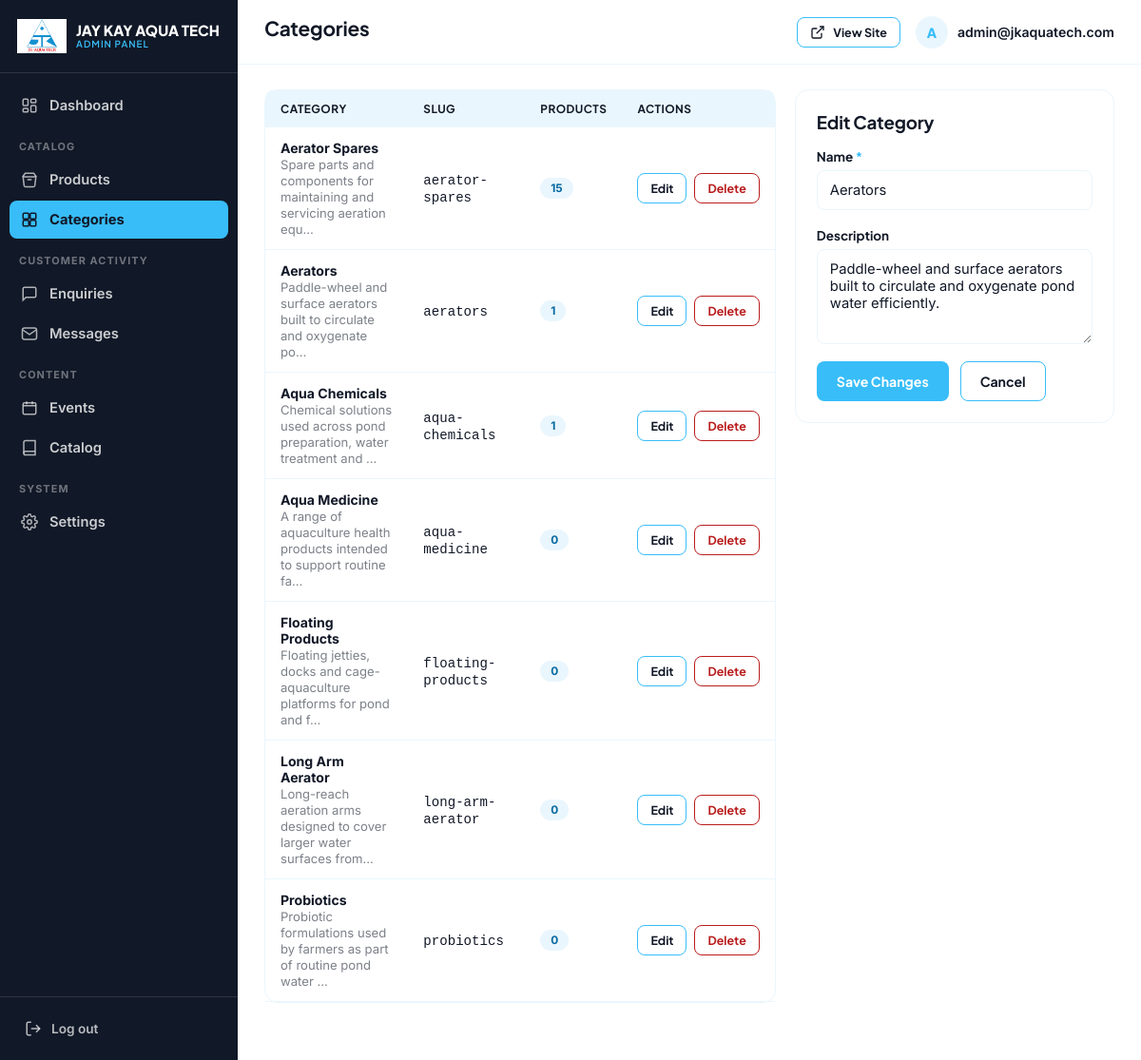
/admin/categories.php?edit=1 (signed in), run on the app's committed database.
### tables this page shows
CREATE TABLE IF NOT EXISTS `categories` (
  `id` INT UNSIGNED NOT NULL AUTO_INCREMENT,
  `slug` VARCHAR(120) NOT NULL,
  `name` VARCHAR(150) NOT NULL,
  `description` TEXT NULL,
  `created_at` TIMESTAMP NOT NULL DEFAULT CURRENT_TIMESTAMP,
  PRIMARY KEY (`id`),
  UNIQUE KEY `uq_categories_slug` (`slug`)
);

### admin/includes/functions.php (called while the page is built, shortened)
<?php
function e(?string $value): string
{
    return htmlspecialchars($value ?? '', ENT_QUOTES, 'UTF-8');
}

### admin/includes/db.php (called while the page is built, shortened)
<?php
function db(): PDO
{
    static $pdo = null;
    if ($pdo !== null) {
        return $pdo;
    }
    $config = require __DIR__ . '/db-config.php';
    $dsn = sprintf(
        '%s:host=%s;port=%s;dbname=%s;charset=%s',
        $config['driver'],
        $config['host'],
        $config['port'],
        $config['database'],
        $config['charset']
    );
    try {
        $pdo = new PDO($dsn, $config['username'], $config['password'], [
            PDO::ATTR_ERRMODE => PDO::ERRMODE_EXCEPTION,
            PDO::ATTR_DEFAULT_FETCH_MODE => PDO::FETCH_ASSOC,
            PDO::ATTR_EMULATE_PREPARES => false,
        ]);
    } catch (PDOException $e) {
        error_log('Jay Kay Aqua Tech DB connection failed: ' . $e->getMessage());
        http_response_code(500);
        die('Database connection failed. Please check admin/includes/db-config.php and confirm database.sql has been imported. (Details were written to the server error log, not shown here for security.)');
    }
    return $pdo;
}

### admin/includes/auth.php (called while the page is built, shortened)
<?php
function current_admin(): ?array
{
    $stmt = db()->prepare('SELECT id, email, created_at FROM admins WHERE id = ?');
    $stmt->execute([$_SESSION['admin_id']]);
    $row = $stmt->fetch();
    return $row ?: null;
}

### admin/categories.php (the view, shortened to what this page needs)
<?php
$pdo = db();
$editing = null;
if (isset($_GET['edit'])) {
    $stmt = $pdo->prepare('SELECT * FROM categories WHERE id = ?');
    $stmt->execute([(int)$_GET['edit']]);
    $editing = $stmt->fetch() ?: null;
}
$values = ['name' => $editing['name'] ?? '', 'description' => $editing['description'] ?? ''];
$categories = $pdo->query('
    SELECT c.*, (SELECT COUNT(*) FROM products p WHERE p.category_id = c.id) AS product_count
    FROM categories c ORDER BY c.name
')->fetchAll();
$pageTitle = 'Categories';
require __DIR__ . '/includes/header.php';
?>
<div class="dash-grid" style="grid-template-columns: 1.6fr 1fr;">
  <div class="card" style="padding:0;">
    <div class="table-wrap">
      <table class="admin-table">
        <thead><tr><th>Category</th><th>Slug</th><th>Products</th><th>Actions</th></tr></thead>
        <tbody>
          <?php if (!$categories): ?>
            <tr class="empty-row"><td colspan="4">No categories yet.</td></tr>
          <?php else: foreach ($categories as $c): ?>
            <tr>
              <td><strong><?= e($c['name']) ?></strong><?php if ($c['description']): ?><br><span style="color:rgba(17,24,39,.55); font-size:.82rem;"><?= e(mb_strimwidth($c['description'], 0, 70, '…')) ?></span><?php endif; ?></td>
              <td><code><?= e($c['slug']) ?></code></td>
              <td><span class="badge badge-sky"><?= (int)$c['product_count'] ?></span></td>
              <td>
                <div class="row-actions">
                  <a href="categories.php?edit=<?= (int)$c['id'] ?>" class="btn btn-secondary btn-sm">Edit</a>
                  <button type="button" class="btn btn-danger btn-sm"
                    data-confirm="<?= $c['product_count'] > 0 ? 'This category has ' . (int)$c['product_count'] . ' product(s) and cannot be deleted until they are moved or removed.' : 'This will permanently delete the "' . e($c['name']) . '" category.' ?>"
                    data-confirm-title="Delete this category?"
                    data-action="categories.php"
                    data-field-delete_id="<?= (int)$c['id'] ?>">Delete</button>
                </div>
              </td>
            </tr>
          <?php endforeach; endif; ?>
        </tbody>
      </table>
    </div>
  </div>
  <div class="card">
    <h3 style="margin-bottom:16px;"><?= $editing ? 'Edit Category' : 'Add Category' ?></h3>
    <form method="POST">
      <div class="field">
        <label for="name">Name <span class="req">*</span></label>
        <input type="text" id="name" name="name" value="<?= e($values['name']) ?>" required>
      </div>
      <div class="field">
        <label for="description">Description</label>
        <textarea id="description" name="description"><?= e($values['description']) ?></textarea>
      </div>
      <div class="form-actions" style="border-top:none; padding-top:0;">
        <button type="submit" class="btn btn-primary"><?= $editing ? 'Save Changes' : 'Add Category' ?></button>
        <?php if ($editing): ?><a href="categories.php" class="btn btn-secondary">Cancel</a><?php endif; ?>
      </div>
    </form>
  </div>
</div>
<?php require __DIR__ . '/includes/footer.php'; ?>

### admin/includes/header.php (shortened to what this page needs)
<?php
$admin = current_admin();
$pageTitle = $pageTitle ?? 'Admin';
?>
<!DOCTYPE html>
<html lang="en">
<head>
<link rel="stylesheet" href="assets/admin-style.css">
</head>
<body>
<div class="admin-shell">
  <?php include __DIR__ . '/sidebar.php'; ?>
  <div class="admin-main">
    <div class="admin-topbar">
      <div style="display:flex; align-items:center; gap:14px;">
        <h1><?= e($pageTitle) ?></h1>
      </div>
      <div class="top-actions">
        <a href="../index.html" target="_blank" class="btn btn-secondary btn-sm">
          <svg viewBox="0 0 24 24" fill="none" stroke="currentColor" stroke-width="2"><path d="M18 13v6a2 2 0 0 1-2 2H5a2 2 0 0 1-2-2V8a2 2 0 0 1 2-2h6"/><path d="M15 3h6v6"/><path d="M10 14 21 3"/></svg>
          View Site
        </a>
        <div class="admin-user">
          <div class="avatar"><?= e(strtoupper(substr($admin['email'] ?? 'A', 0, 1))) ?></div>
          <span><?= e($admin['email'] ?? '') ?></span>
        </div>
      </div>
    </div>
    <div class="admin-content">

### admin/assets/admin-style.css (style rules this page uses)
:root { --white: #FFFFFF; --sky-light: #EAF6FD; --sky: #38BDF8; --ink: #111827; --success: #15803D; --success-bg: #ECFDF3; --danger: #B91C1C; --danger-bg: #FEF2F2; --warning: #92400E; --warning-bg: #FFFBEB; --border: var(--sky-light); --shadow-sm: 0 2px 8px rgba(17,24,39,.06); --shadow-md: 0 10px 26px rgba(17,24,39,.10); --radius-s: 8px; --radius-m: 14px; --sidebar-w: 250px; --font-display: 'Plus Jakarta Sans', 'Inter', sans-serif; --font-body: 'Inter', sans-serif; }
*, *::before, *::after { box-sizing: border-box; }
body { margin:0; font-family: var(--font-body); color: var(--ink); background: var(--white); -webkit-font-smoothing: antialiased; }
h1,h2,h3,h4 { font-family: var(--font-display); color: var(--ink); margin: 0 0 .4em; letter-spacing: -.01em; }
a { color: inherit; text-decoration: none; }
button { font-family: inherit; cursor: pointer; }
.admin-shell { display:flex; min-height:100vh; }
.admin-main { margin-left: var(--sidebar-w); flex:1; min-width:0; display:flex; flex-direction:column; min-height:100vh; }
.admin-topbar { display:flex; align-items:center; justify-content:space-between; padding: 16px 28px; background: var(--white); border-bottom: 1px solid var(--border); position: sticky; top:0; z-index:100; }
.admin-topbar h1 { font-size:1.3rem; }
.admin-topbar .top-actions { display:flex; align-items:center; gap:16px; }
.admin-topbar .admin-user { display:flex; align-items:center; gap:10px; font-size:.88rem; font-weight:600; }
.admin-topbar .admin-user .avatar { width:34px; height:34px; border-radius:50%; background: var(--sky-light); color: var(--sky); display:flex; align-items:center; justify-content:center; font-weight:800; font-family: var(--font-display); }
.admin-content { padding: 26px 28px 60px; flex:1; }
.btn { display:inline-flex; align-items:center; justify-content:center; gap:8px; padding: 11px 20px; border-radius: var(--radius-s); font-family: var(--font-display); font-weight:700; font-size:.88rem; border: 1.5px solid transparent; transition: all .2s ease; white-space:nowrap; }
.btn svg { width:16px; height:16px; }
.btn-primary { background: var(--sky); color:#fff; }
.btn-secondary { background:#fff; color: var(--ink); border-color: var(--sky); }
.btn-danger { background:#fff; color: var(--danger); border-color: var(--danger); }
.btn-sm { padding: 7px 13px; font-size:.78rem; }
.card { background:#fff; border:1px solid var(--border); border-radius: var(--radius-m); padding: 22px; }
.dash-grid { display:grid; grid-template-columns: 1.4fr 1fr; gap:20px; align-items:start; }
.table-wrap { overflow-x:auto; }
table.admin-table { width:100%; border-collapse:collapse; font-size:.88rem; }
table.admin-table th { text-align:left; padding: 12px 16px; background: var(--sky-light); font-family: var(--font-display); font-weight:700; font-size:.74rem; text-transform:uppercase; letter-spacing:.04em; color: var(--ink); white-space:nowrap; }
table.admin-table th:first-child { border-top-left-radius: var(--radius-s); }
table.admin-table th:last-child { border-top-right-radius: var(--radius-s); }
table.admin-table td { padding: 13px 16px; border-bottom:1px solid var(--border); vertical-align:middle; }
table.admin-table .row-actions { display:flex; gap:8px; white-space:nowrap; }
.badge { display:inline-flex; align-items:center; gap:5px; padding: 4px 11px; border-radius:20px; font-size:.74rem; font-weight:700; }
.badge-sky { background: var(--sky-light); color:#0369A1; }
.field { display:flex; flex-direction:column; gap:6px; margin-bottom:18px; }
.field label { font-family: var(--font-display); font-weight:700; font-size:.84rem; }
.field .req { color: var(--sky); }
.field input, .field select, .field textarea { padding: 11px 13px; border-radius: var(--radius-s); border:1.5px solid var(--border); background:#fff; color: var(--ink); font-size:.92rem; font-family: inherit; transition: border-color .2s ease, box-shadow .2s ease; }
.field textarea { resize:vertical; min-height:100px; }
.form-actions { display:flex; gap:12px; margin-top: 6px; padding-top: 18px; border-top:1px solid var(--border); }

### data on the page
categories: name "Aerator Spares", description "Spare parts and components for maintaining and servicing aeration equ…", slug "aerator-spares", product_count "15"
categories: name "Aerators", description "Paddle-wheel and surface aerators built to circulate and oxygenate po…", slug "aerators", product_count "1", description "Paddle-wheel and surface aerators built to circulate and oxygenate pond water efficiently."
categories: name "Aqua Chemicals", description "Chemical solutions used across pond preparation, water treatment and …", slug "aqua-chemicals", product_count "1"
categories: name "Aqua Medicine", description "A range of aquaculture health products intended to support routine fa…", slug "aqua-medicine", product_count "0"
categories: name "Floating Products", description "Floating jetties, docks and cage-aquaculture platforms for pond and f…", slug "floating-products", product_count "0"
categories: name "Long Arm Aerator", description "Long-reach aeration arms designed to cover larger water surfaces from…", slug "long-arm-aerator", product_count "0"
categories: name "Probiotics", description "Probiotic formulations used by farmers as part of routine pond water …", slug "probiotics", product_count "0"

### other printed values
$pageTitle "Categories"
substr($admin['email'] ?? 'A', 0, 1) "A"
$admin['email'] "admin@jkaquatech.com"
